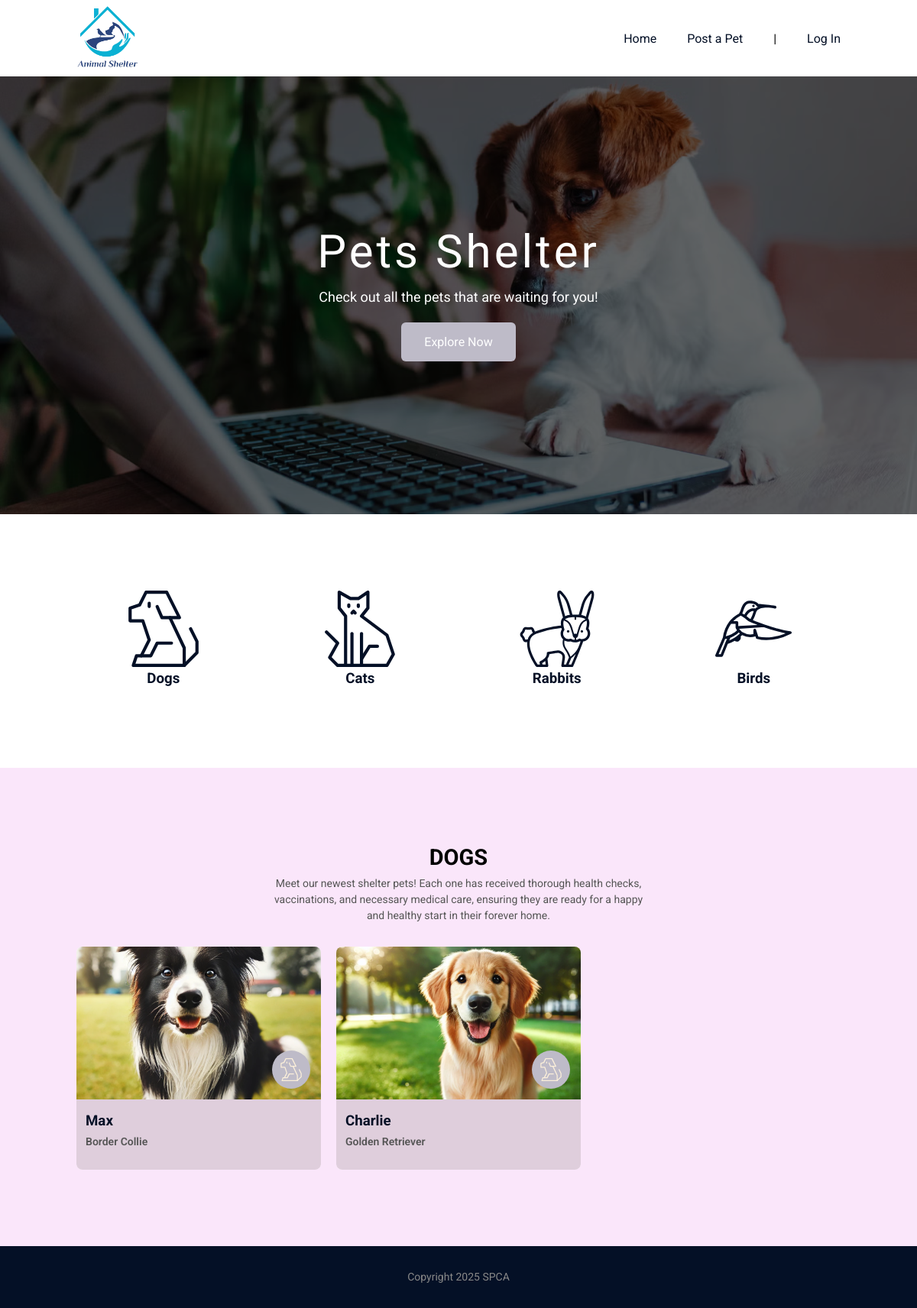
The page /index.php?t=dog on the database its author committed.
### tables this page shows
CREATE TABLE `pets` (
  `id` int(11) NOT NULL,
  `name` varchar(255) NOT NULL,
  `age` varchar(255) NOT NULL,
  `type` varchar(255) NOT NULL,
  `sex` varchar(255) NOT NULL,
  `breed` varchar(255) NOT NULL,
  `image` varchar(255) NOT NULL,
  `description` text NOT NULL
);

### utils/helpers.php (called while the page is built, shortened)
<?php
function animalType($animal) {
    switch ($animal) {
        default:
            return "./media/icons/dog-svgrepo-com.svg";
    }
}
?>

### index.php (the view, shortened to what this page needs)
<?php
include_once "./configs.php";
include_once "./utils/helpers.php";
 if(isset($_GET["t"])){
     $type = $_GET["t"];
     $request = $conn->prepare("SELECT * FROM pets WHERE type = ?");
     $request->bind_param("s", $type);
 } else {
     $request = $conn->prepare("SELECT * FROM pets");
 }
$request->execute();
$result = $request->get_result();
?>
<!doctype html>
<html lang="en">
<head>
    <link rel="stylesheet" href="styles.css">
</head>
<body>
    <?php include_once "components/header.php"; ?>
    <main>
        <?php include_once "components/banner-home.php"; ?>
        <?php include_once "sections/pet-choice.php"; ?>
        <section class="latest" id="latest">
            <div class="container">
                <div class="section-header" id="section-header">
                    <h2><?= isset($_GET["t"]) ? strtoupper($_GET["t"] . 's') : "Latest Arrivals" ?></h2>
                    <p>Meet our newest shelter pets! Each one has received thorough health checks, vaccinations, and necessary medical care, ensuring they are ready for a happy and healthy start in their forever home.</p>
                </div>
                <div class="pets-grid">
                    <?php
                    if ($result->num_rows > 0) {
                        while ($row = $result->fetch_assoc()) {
                    ?>
                            <a class="card-pet-link" href="pet.php?pet=<?= $row['id'] ?>#section-header">
                                <div class="card-pet">
                                    <div class="card-pet-image" style="background-image:url(<?= $row['image'] ?>);">
                                        <span class="animal-type"><img src="<?= animalType($row['type']) ?>" alt=""/></span>
                                    </div>
                                    <div class="card-info">
                                        <h3><?= $row['name'] ?></h3>
                                        <p><?= $row['breed'] ?></p>
                                    </div>
                                </div>
                            </a>
                    <?php
                        }
                    } else {
                        echo "No results found!";
                    }
                    ?>
                </div>
            </div>
        </section>
    </main>
    <?php include_once "components/footer.php"; ?>
</body>
</html>

### styles.css (style rules this page uses)
:root { --primary-color: #041026; --secondary-color: #bebbc8; }
* { margin: 0; padding: 0; box-sizing: border-box; outline: none; }
body { font-family: "Roboto", serif; }
section { padding: 100px 0; }
h2 { font-size: 29px; margin-bottom: 7px; }
h3 { margin-bottom: 6px; }
p { color: #555; font-size: 14px; line-height: 1.5; }
a { text-decoration: none; color: var(--primary-color); }
.container { max-width: 1000px; width: 90%; margin: 0 auto; }
.latest { background: #fae6fa; }
.section-header { text-align: center; max-width: 500px; margin: 0 auto 30px; }
.pets-grid { display: grid; grid-template-columns: repeat(3, 1fr); grid-gap: 20px; }
.card-pet { background: white; border-radius: 8px; overflow: hidden; }
.card-pet-image { height: 200px; background-size: cover; background-position: center; padding: 14px; display: flex; justify-content: flex-end; align-items: flex-end; transition: background-size 0.5s ease, transform 0.5s ease-in-out; }
.card-info { padding: 17px 12px 26px; background-color: #dfcedc; }
.card-info p { font-weight: 600; }

### rows shown on the page
pets: image (picture), name "Max", breed "Border Collie"
pets: image (picture), name "Charlie", breed "Golden Retriever"

### other values the page prints
$_GET["t"] . 's' "DOGS"
